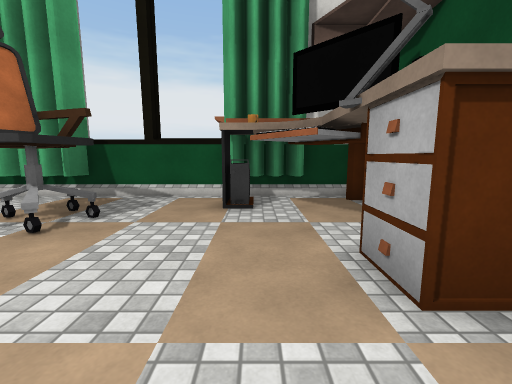
[1] (above)

17 first-person views from a walk through a Unity game level. The camera is 1.3 m above the floor, tilts 8° down and sees 90° across. The floor is counted in squares, 1 m on a side. Each view is taken from the middle of a square. On the plan, view 1 faces up. The plan holds only what a view shows up to about 13 squares ahead; the rest is blank. The place goes on beyond the plan. The player character is not drawn. Surface patterns are stand-ins for the level's own textures.

[2]
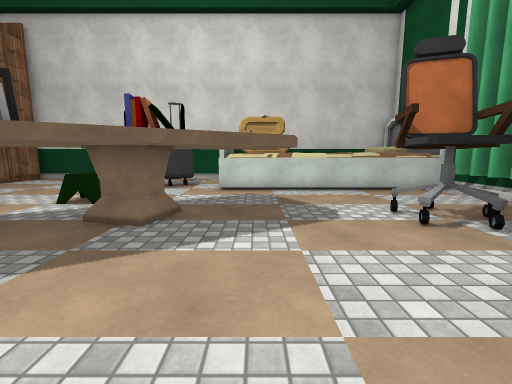

[3]
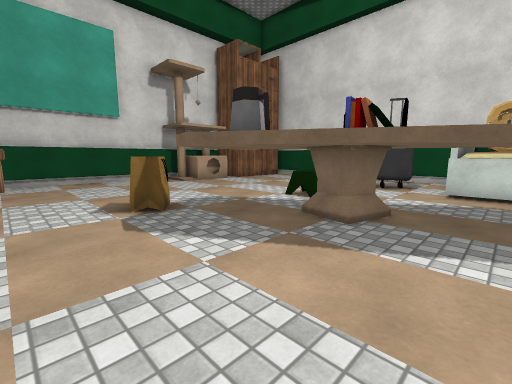

[4]
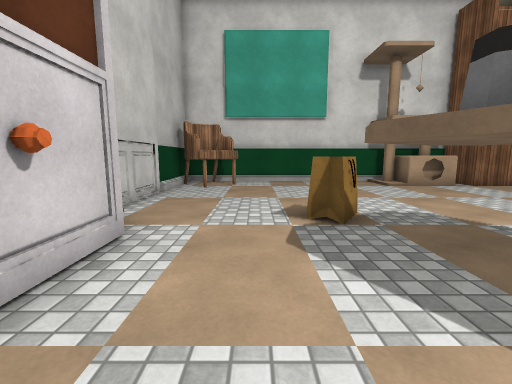

[5]
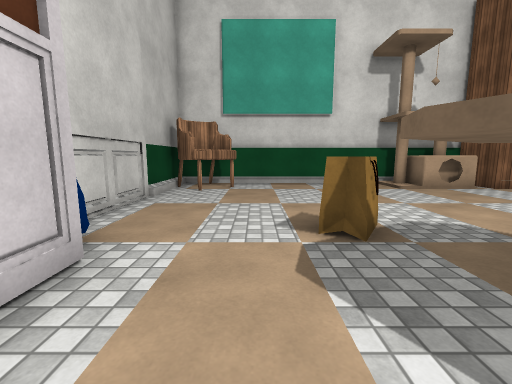

[6]
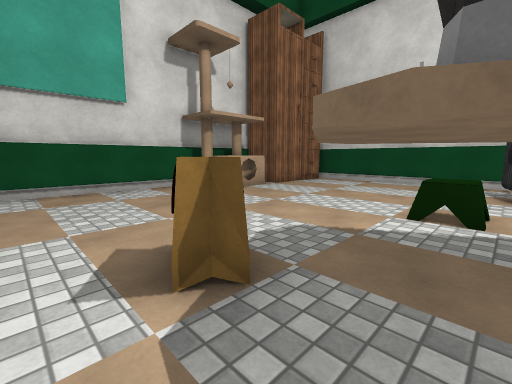

[7]
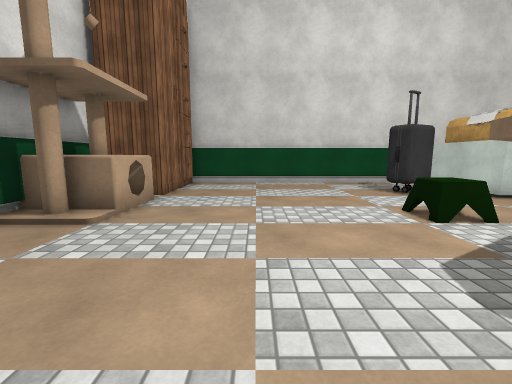

[8]
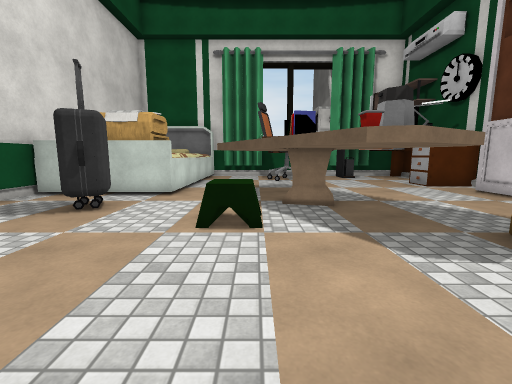

[9]
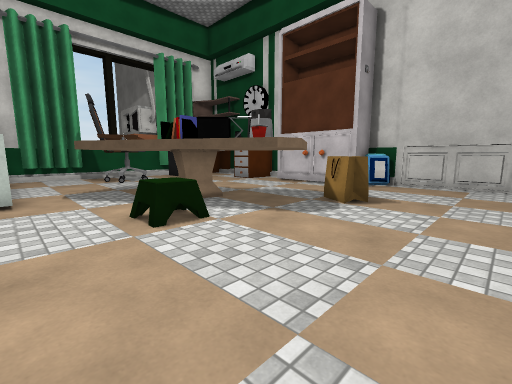

[10]
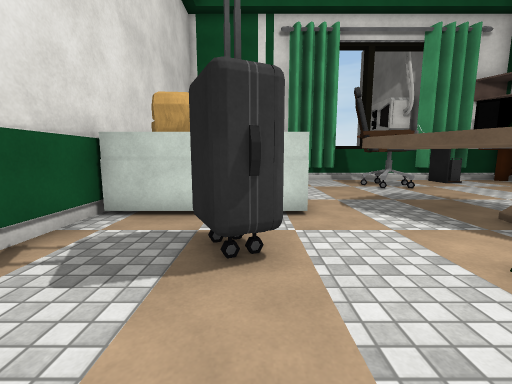

[11]
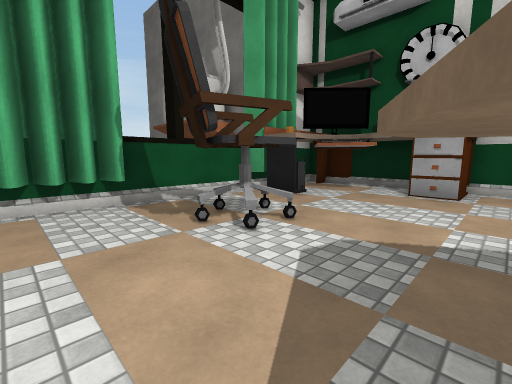

[12]
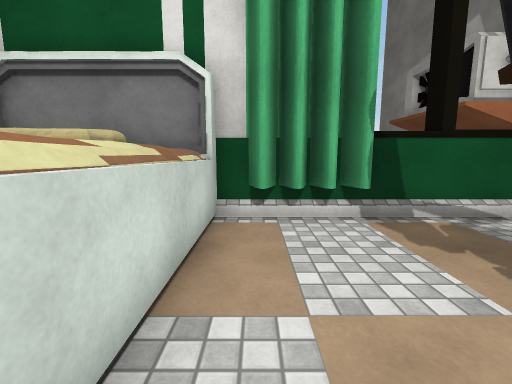

[13]
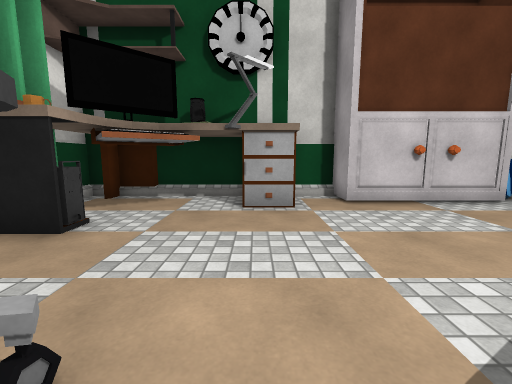

[14]
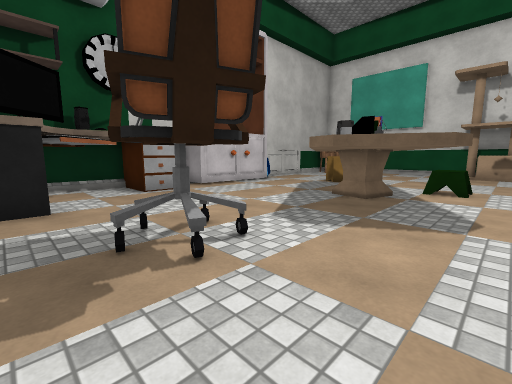

[15]
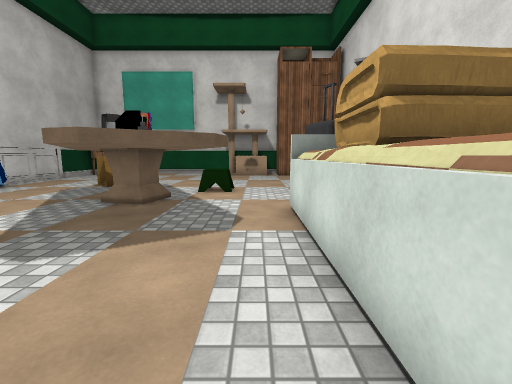

[16]
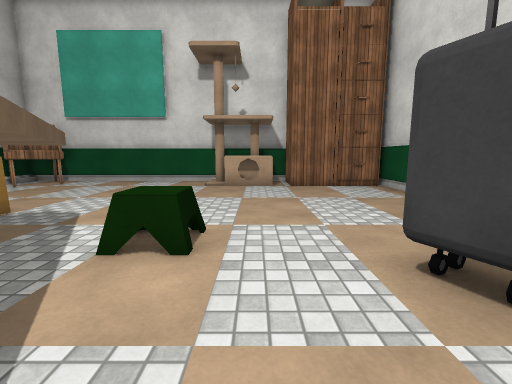

[17]
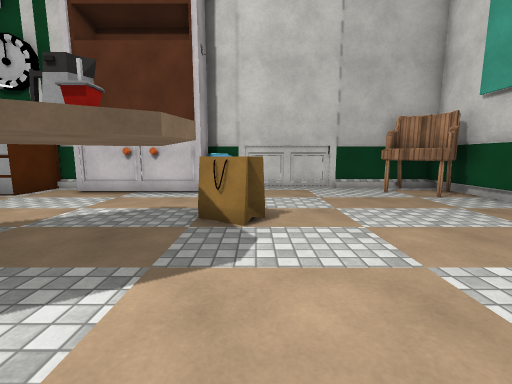

### Floor plan
Key: @ floor where view 1 was taken; # wall or solid block; . floor; ^ raised ledge; C curtain; T table; H chair; B bookshelf; K kettle; L bottle; O other object.
Columns run from 14 left of view 1 to 4 right of it. Each row starts with its distance up from view 1.
  9      ##############
  8    ^^#.C.......C.T#
  7   ^^^^.......TOTTT#
  6      ^...HH...TTTT#
  5      ^...HHH...TTT#
  4      ^...HH....T.##
  3      ^.........TTT#
  2   ###^..OO......TT#
  1   ###^.OOOO.......#
  0 ######.OOOO...@.B##
 -1 #......OOBBO....B
 -2 #..OO...OBOOO...B
 -3 #..OO..HHOOKO...B
 -4 #......HHOLKO...B##
 -5 #.........OOOO...O#
 -6 #...........O.....#
 -7 #.................#
 -8 #.................#
 -9 #.................#
-10 #.................#
-11 #####OOO.......HHH#
-12     #OOOO......HHH#
-13     ##OO###########

Positions as (right, up) in squares from view 1, and headings:
1: (0, 0), facing up
2: (1, 1), facing left
3: (1, 1), facing down-left
4: (0, 0), facing down
5: (0, -1), facing down
6: (0, -3), facing down-left
7: (-1, -8), facing left
8: (-6, -9), facing up
9: (-9, -9), facing up-right
10: (-10, -6), facing up
11: (-8, 1), facing up-right
12: (-8, 3), facing up
13: (-5, 3), facing right
14: (-8, 7), facing down-right
15: (-8, 6), facing down
16: (-8, 0), facing down
17: (-7, -6), facing right
